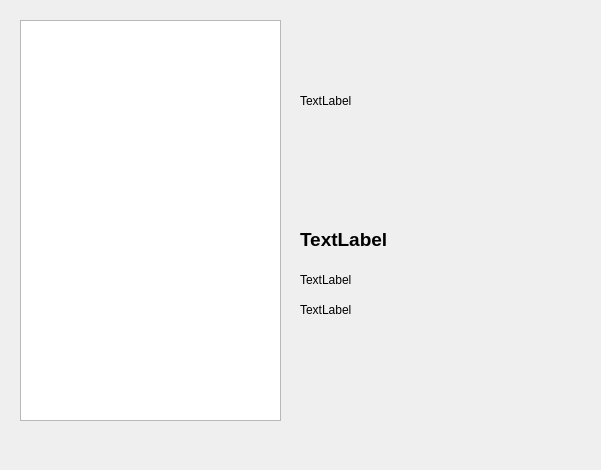
<?xml version="1.0" encoding="UTF-8"?>
<ui version="4.0">
 <class>Form</class>
 <widget class="QWidget" name="Form">
  <property name="geometry">
   <rect>
    <x>0</x>
    <y>0</y>
    <width>601</width>
    <height>470</height>
   </rect>
  </property>
  <property name="windowTitle">
   <string>Form</string>
  </property>
  <widget class="QListWidget" name="lista_pokemon">
   <property name="geometry">
    <rect>
     <x>20</x>
     <y>20</y>
     <width>261</width>
     <height>401</height>
    </rect>
   </property>
  </widget>
  <widget class="QLabel" name="label_img">
   <property name="geometry">
    <rect>
     <x>300</x>
     <y>20</y>
     <width>141</width>
     <height>161</height>
    </rect>
   </property>
   <property name="text">
    <string>TextLabel</string>
   </property>
  </widget>
  <widget class="QLabel" name="label_name">
   <property name="geometry">
    <rect>
     <x>300</x>
     <y>230</y>
     <width>121</width>
     <height>19</height>
    </rect>
   </property>
   <property name="font">
    <font>
     <pointsize>14</pointsize>
     <weight>75</weight>
     <bold>true</bold>
    </font>
   </property>
   <property name="text">
    <string>TextLabel</string>
   </property>
  </widget>
  <widget class="QLabel" name="label_height">
   <property name="geometry">
    <rect>
     <x>300</x>
     <y>270</y>
     <width>66</width>
     <height>19</height>
    </rect>
   </property>
   <property name="text">
    <string>TextLabel</string>
   </property>
  </widget>
  <widget class="QLabel" name="label_weight">
   <property name="geometry">
    <rect>
     <x>300</x>
     <y>300</y>
     <width>66</width>
     <height>19</height>
    </rect>
   </property>
   <property name="text">
    <string>TextLabel</string>
   </property>
  </widget>
 </widget>
 <resources/>
 <connections/>
</ui>
